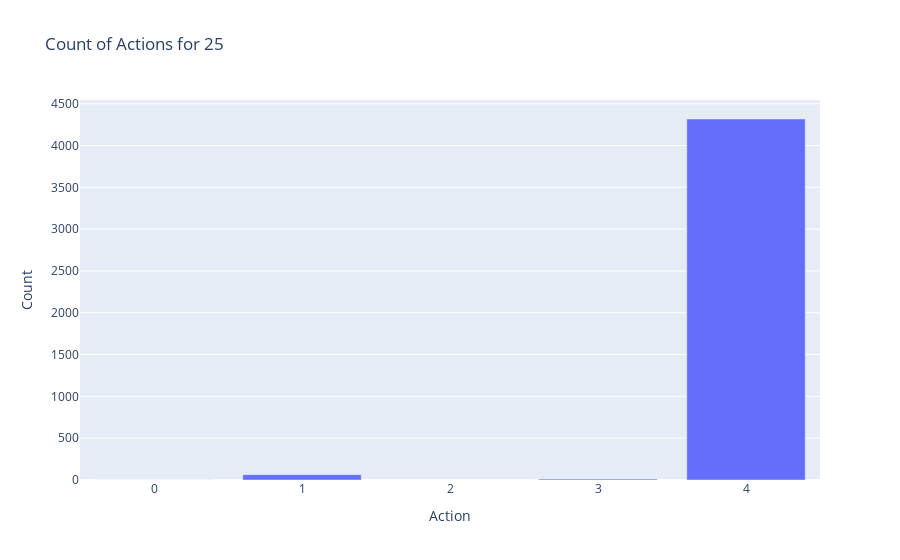

Notebook cell for this chart:
### Code cell
plot_action_counts(df = test_hist_df, token = token)

### Figure 1 — Plotly figure (JSON) as saved in the notebook; plotly's stock layout.template omitted (floating-point values rounded to 4 significant figures)
{"data": [{"alignmentgroup": "True", "hovertemplate": "Action=%{x}<br>Count=%{y}<extra></extra>", "legendgroup": "", "marker": {"color": "#636efa", "pattern": {"shape": ""}}, "name": "", "offsetgroup": "", "orientation": "v", "showlegend": false, "textposition": "auto", "type": "bar", "x": [4, 1, 3, 0], "xaxis": "x", "y": [4317, 64, 12, 1], "yaxis": "y"}], "layout": {"barmode": "relative", "legend": {"tracegroupgap": 0}, "title": {"text": "Count of Actions for 25"}, "xaxis": {"anchor": "y", "domain": [0, 1], "title": {"text": "Action"}}, "yaxis": {"anchor": "x", "domain": [0, 1], "title": {"text": "Count"}}}}
